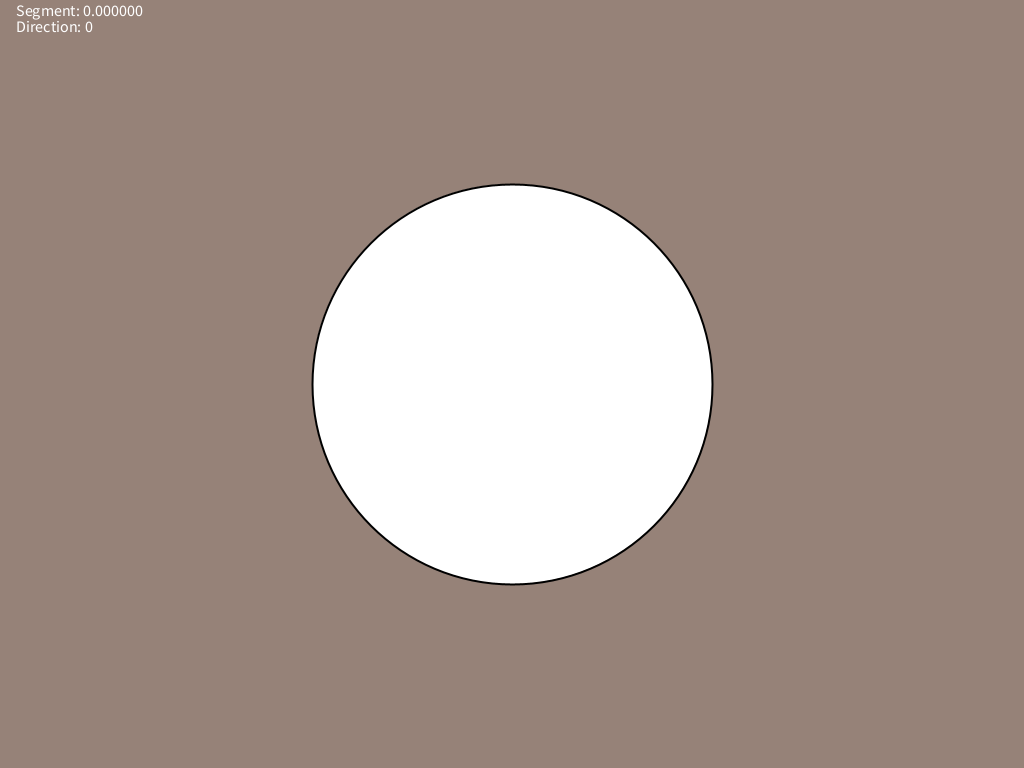
Frame 1 (no input)
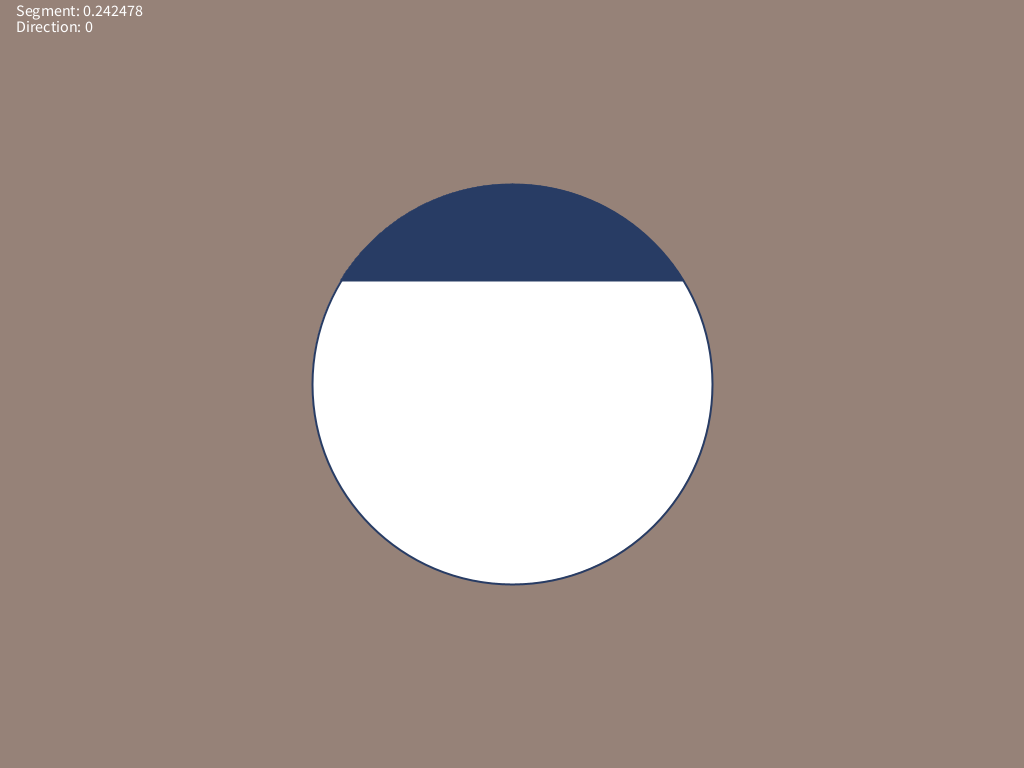
Frame 60 (the mouse pressed at the canvas centre just before this capture)
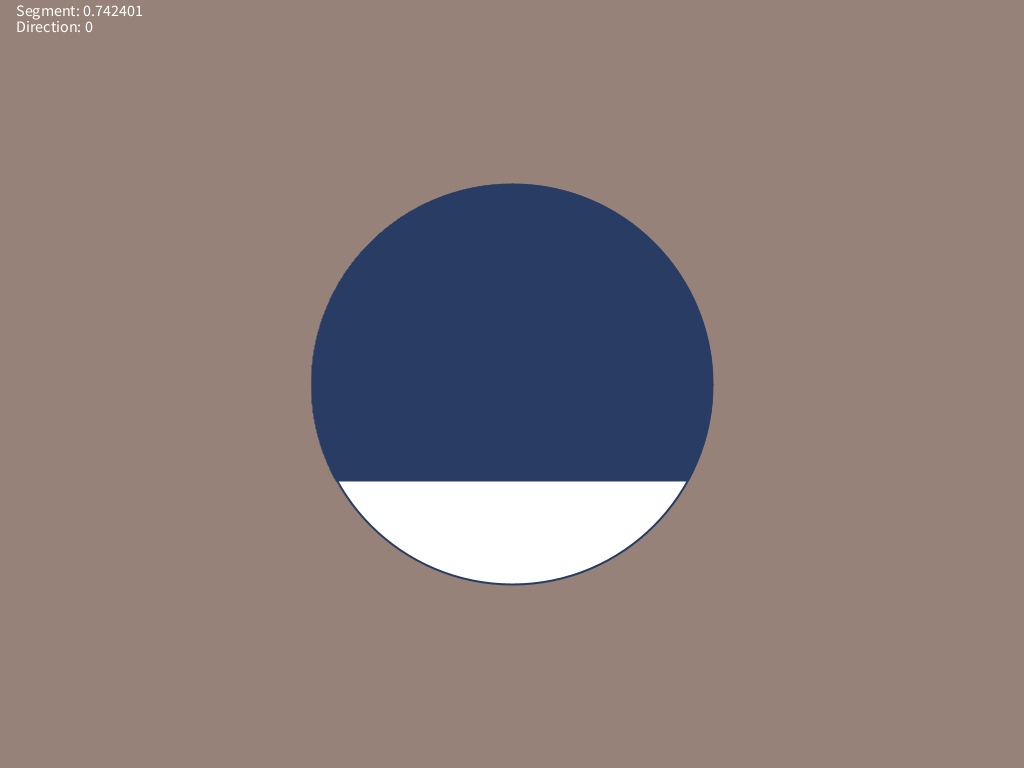
Frame 120 (the mouse held since frame 60 and released just before this capture)

The Processing sketch that drew these frames (run headless with seeded random() and noise(); from frame 60 on, the mouse is pressed at the canvas centre):

// Processing sketch: circle_segment
// ── circle_segment.pde
/*

https://en.wikipedia.org/wiki/Circular_segment

*/

int fontsz;
boolean animating;

PVector disc;
int direction;
float segment;

void setup() {
  size(1024, 768);
  strokeWeight(2);
  disc = new PVector(width/2, height/2, 200);
  segment = radians(270);
  direction = 0;
  animating = true;
  fontsz = 16;
  textSize(fontsz);
}

void draw() {
  background(150, 130, 120);

  circle(disc.x, disc.y, disc.z*2);

  float t = map(sin(segment), -1, 1, 0, 1);
  stroke(40, 60, 100);
  drawCircularSegment(disc, round(t*2*disc.z), direction);
  
  text(String.format("Segment: %.6f", t), 16, 16 + 0*fontsz);
  text(String.format("Direction: %d", direction), 16, 16 + 1*fontsz);
  
  if (animating)
    segment = (segment + radians(1)) % TWO_PI;
}

void keyPressed() {
  if (key == ' ')
    animating = !animating;
  else if (keyCode == LEFT)
    direction--;
  else if (keyCode == RIGHT)
    direction++;

  direction %= 4;
  if (direction < 0)
    direction += 4;
}

void mousePressed() {
  if (mouseButton == LEFT) {
    disc.x = mouseX;
    disc.y = mouseY;
  }
}

void mouseWheel(MouseEvent ev) {
  disc.z *= exp(0.5*ev.getCount());
}

/*

A circular segment is a region of a circle which is "cut off" from the rest of the circle by a secant or a chord.
We can describe this using the following equation:

R = h + d = h/2 + c^2/8h
R: radius
h: height of the segment
d: height of the triangular portion
c: chord length
t: [0, 2*R]

*/

void drawCircularSegment(PVector c, int t, int dir) {
  float r = c.z;
  for (int i = 0; i < t; i++) {
    float h = (i <= r) ? i : 2*r - i;
    float s = sqrt(8*h*(r - h/2.0));    

    float x1 = 0, x2 = 0, y1 = 0, y2 = 0;
    switch (dir) {
    case 0: // top-bottom
      y1 = c.y - r + i;
      y2 = y1;
      x1 = c.x - r + (2*r - s)/2;
      x2 = x1 + s;
      break;
    
    case 1: // bottom-top
      y1 = c.y + r - i;
      y2 = y1;
      x1 = c.x - r + (2*r - s)/2;
      x2 = x1 + s;
      break;
      
    case 2: // left-right
      y1 = c.y - r + (2*r - s)/2;
      y2 = y1 + s;
      x1 = c.x - r + i;
      x2 = x1;
      break;

    case 3: // right-left
      y1 = c.y - r + (2*r - s)/2;
      y2 = y1 + s;
      x1 = c.x + r - i;
      x2 = x1;
      break;
      
    default:
      assert(false);
      break;
    }
    line(x1, y1, x2, y2);
  }
}
